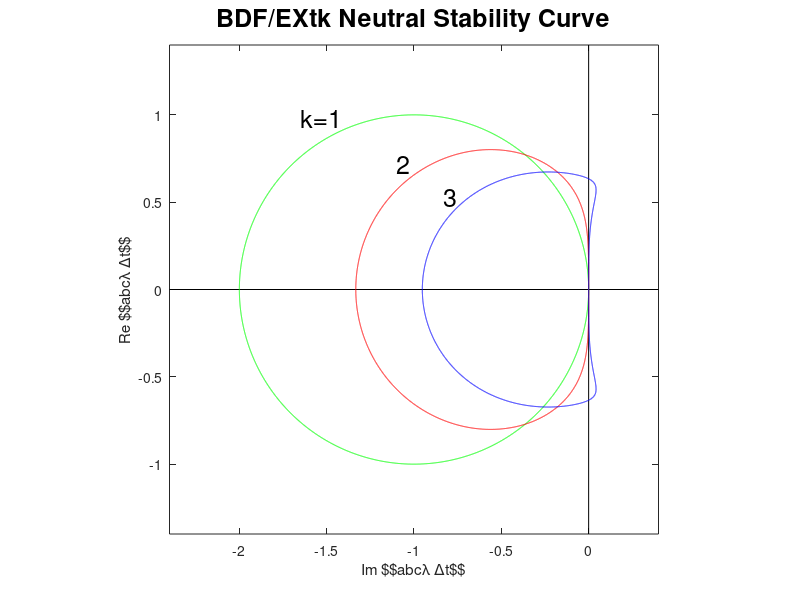

MATLAB code to generate this figure:
i=sqrt(-1.); th=0:10000; th=2*pi*th'/10000;
em1=exp(-1*i*th); em2=exp(-2*i*th); em3=exp(-3*i*th); e0=1. + 0*em1;
ep1=exp( 1*i*th); ep2=exp( 2*i*th); ep3=exp( 3*i*th);
hold off
xm=-1.4;xM=7.4;ym=-4.4;yM=4.4;xa=[xm xM];y0=0*xa;ya=[ym yM];x0=0*ya;
plot(xa,y0,'k-',x0,ya,'k-'); axis equal; axis([xm xM ym yM]); hold on;
bdf1=(1-1*em1)/1;
bdf2=(3-4*em1+em2)/2;
bdf3=(11-18*em1+9*em2-2*em3)/6;
text( 1.65,0.98,'k=1','FontSize',18);
text( 3.25,1.97,'2','FontSize',18); text( 4.63,3.13,'3','FontSize',18);
text(-1.09,4.03,'Im $$\lambda \Deltat$$','FontSize',18);
text( 5.60,0.40,'Re $$\lambda \Deltat$$','FontSize',18);
title('BDFk Neutral Stability Curve','FontSize',18);
hold off
xm=-2.4;xM=0.4;ym=-1.4;yM=1.4;xa=[xm xM];y0=0*xa;ya=[ym yM];x0=0*ya;
plot(xa,y0,'k-',x0,ya,'k-'); axis equal; axis([xm xM ym yM]); hold on;

bdfext1= bdf1./(em1);              plot(bdfext1,'g-');
bdfext2= bdf2./(2*em1-em2);        plot(bdfext2,'r-');
bdfext3= bdf3./(3*em1-3*em2+em3);  plot(bdfext3,'b-');

title('BDF/EXtk Neutral Stability Curve','FontSize',18);
text(-1.65,0.98,'k=1','FontSize',18);
text(-1.10,0.72,'2','FontSize',18); text(-0.83,0.53,'3','FontSize',18);
xlabel('Im $$abc\lambda \Deltat$$');
ylabel('Re $$abc\lambda \Deltat$$');
